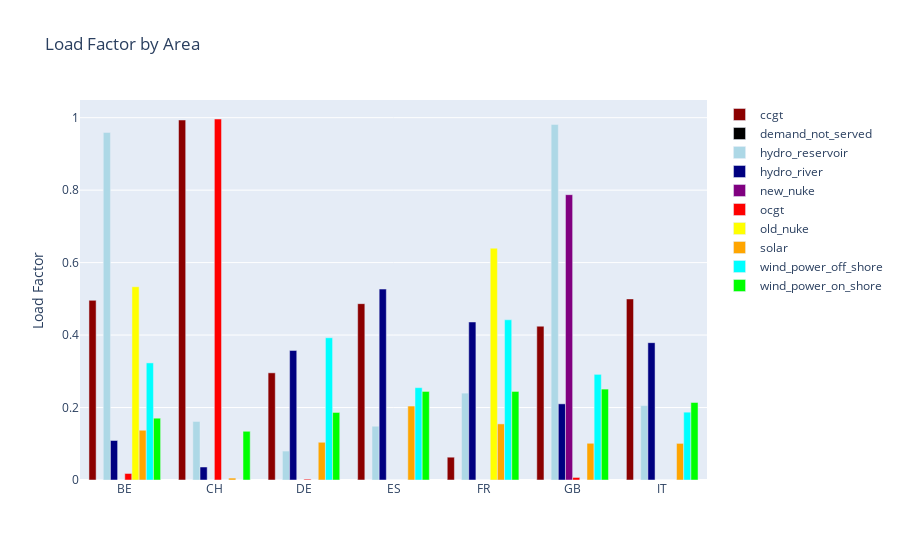

Notebook source saved alongside this figure:
### Code cell
LoadFactorPlot(data)

### Figure 1 — Plotly figure (JSON) as saved in the notebook; plotly's stock layout.template omitted (floating-point values rounded to 4 significant figures)
{"data": [{"marker": {"color": "darkred"}, "name": "ccgt", "type": "bar", "x": ["BE", "CH", "DE", "ES", "FR", "GB", "IT"], "y": [0.4959, 0.9936, 0.2958, 0.4867, 0.06295, 0.4245, 0.4998]}, {"marker": {"color": "black"}, "name": "demand_not_served", "type": "bar", "x": ["BE", "CH", "DE", "ES", "FR", "GB", "IT"], "y": [0, 0, 0, 0, 0, 0, 0]}, {"marker": {"color": "lightblue"}, "name": "hydro_reservoir", "type": "bar", "x": ["BE", "CH", "DE", "ES", "FR", "GB", "IT"], "y": [0.9594, 0.1615, 0.07991, 0.1484, 0.2397, 0.9814, 0.2055]}, {"marker": {"color": "navy"}, "name": "hydro_river", "type": "bar", "visible": true, "x": ["BE", "CH", "DE", "ES", "FR", "GB", "IT"], "y": [0.1091, 0.03587, 0.3577, 0.5269, 0.4362, 0.2102, 0.3791]}, {"marker": {"color": "purple"}, "name": "new_nuke", "type": "bar", "x": ["BE", "CH", "DE", "ES", "FR", "GB", "IT"], "y": [0, 0, 0, 0, 0, 0.7875, 0]}, {"marker": {"color": "red"}, "name": "ocgt", "type": "bar", "x": ["BE", "CH", "DE", "ES", "FR", "GB", "IT"], "y": [0.01802, 0.9964, 0.002402, 0, 0, 0.007048, 0]}, {"marker": {"color": "yellow"}, "name": "old_nuke", "type": "bar", "x": ["BE", "CH", "DE", "ES", "FR", "GB", "IT"], "y": [0.5334, 0, 0, 0, 0.6398, 0, 0]}, {"marker": {"color": "orange"}, "name": "solar", "type": "bar", "x": ["BE", "CH", "DE", "ES", "FR", "GB", "IT"], "y": [0.1373, 0.005288, 0.1041, 0.2041, 0.1548, 0.1014, 0.101]}, {"marker": {"color": "cyan"}, "name": "wind_power_off_shore", "type": "bar", "x": ["BE", "CH", "DE", "ES", "FR", "GB", "IT"], "y": [0.3232, 0, 0.3926, 0.2549, 0.4422, 0.2916, 0.1872]}, {"marker": {"color": "lime"}, "name": "wind_power_on_shore", "type": "bar", "x": ["BE", "CH", "DE", "ES", "FR", "GB", "IT"], "y": [0.1706, 0.1345, 0.1864, 0.2444, 0.2444, 0.2509, 0.214]}], "layout": {"autosize": true, "title": {"text": "Load Factor by Area"}, "xaxis": {"autorange": true, "range": [-0.5, 6.5], "type": "category"}, "yaxis": {"autorange": true, "range": [0, 1.049], "title": {"text": "Load Factor"}, "type": "linear"}}}
